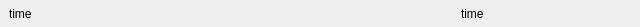
<?xml version="1.0" encoding="UTF-8"?>
<ui version="4.0">
 <class>VlcControlsWidget</class>
 <widget class="QWidget" name="VlcControlsWidget">
  <property name="geometry">
   <rect>
    <x>0</x>
    <y>0</y>
    <width>640</width>
    <height>27</height>
   </rect>
  </property>
  <property name="sizePolicy">
   <sizepolicy hsizetype="Preferred" vsizetype="Fixed">
    <horstretch>0</horstretch>
    <verstretch>0</verstretch>
   </sizepolicy>
  </property>
  <property name="minimumSize">
   <size>
    <width>0</width>
    <height>27</height>
   </size>
  </property>
  <property name="maximumSize">
   <size>
    <width>16777215</width>
    <height>27</height>
   </size>
  </property>
  <property name="windowTitle">
   <string>MainWindow</string>
  </property>
  <layout class="QVBoxLayout" name="verticalLayout">
   <property name="spacing">
    <number>0</number>
   </property>
   <property name="leftMargin">
    <number>0</number>
   </property>
   <property name="topMargin">
    <number>1</number>
   </property>
   <property name="rightMargin">
    <number>0</number>
   </property>
   <property name="bottomMargin">
    <number>1</number>
   </property>
   <item>
    <widget class="QWidget" name="widget_2" native="true">
     <property name="minimumSize">
      <size>
       <width>0</width>
       <height>0</height>
      </size>
     </property>
     <property name="maximumSize">
      <size>
       <width>16777215</width>
       <height>16777215</height>
      </size>
     </property>
     <layout class="QHBoxLayout" name="horizontalLayout">
      <property name="spacing">
       <number>0</number>
      </property>
      <property name="topMargin">
       <number>0</number>
      </property>
      <property name="bottomMargin">
       <number>0</number>
      </property>
      <item>
       <widget class="QLabel" name="currentTime_">
        <property name="sizePolicy">
         <sizepolicy hsizetype="Minimum" vsizetype="Preferred">
          <horstretch>0</horstretch>
          <verstretch>0</verstretch>
         </sizepolicy>
        </property>
        <property name="minimumSize">
         <size>
          <width>70</width>
          <height>0</height>
         </size>
        </property>
        <property name="maximumSize">
         <size>
          <width>70</width>
          <height>16777215</height>
         </size>
        </property>
        <property name="text">
         <string>time</string>
        </property>
       </widget>
      </item>
      <item>
       <widget class="QWidget" name="scrollBarWidget_" native="true">
        <property name="sizePolicy">
         <sizepolicy hsizetype="Preferred" vsizetype="Preferred">
          <horstretch>0</horstretch>
          <verstretch>0</verstretch>
         </sizepolicy>
        </property>
        <property name="autoFillBackground">
         <bool>false</bool>
        </property>
       </widget>
      </item>
      <item>
       <widget class="QLabel" name="fullTime_">
        <property name="sizePolicy">
         <sizepolicy hsizetype="Minimum" vsizetype="Preferred">
          <horstretch>0</horstretch>
          <verstretch>0</verstretch>
         </sizepolicy>
        </property>
        <property name="minimumSize">
         <size>
          <width>70</width>
          <height>0</height>
         </size>
        </property>
        <property name="maximumSize">
         <size>
          <width>70</width>
          <height>16777215</height>
         </size>
        </property>
        <property name="text">
         <string>time</string>
        </property>
       </widget>
      </item>
      <item>
       <widget class="QWidget" name="soundWidget_" native="true">
        <property name="minimumSize">
         <size>
          <width>100</width>
          <height>25</height>
         </size>
        </property>
        <property name="maximumSize">
         <size>
          <width>100</width>
          <height>25</height>
         </size>
        </property>
       </widget>
      </item>
     </layout>
    </widget>
   </item>
  </layout>
 </widget>
 <resources/>
 <connections/>
</ui>
